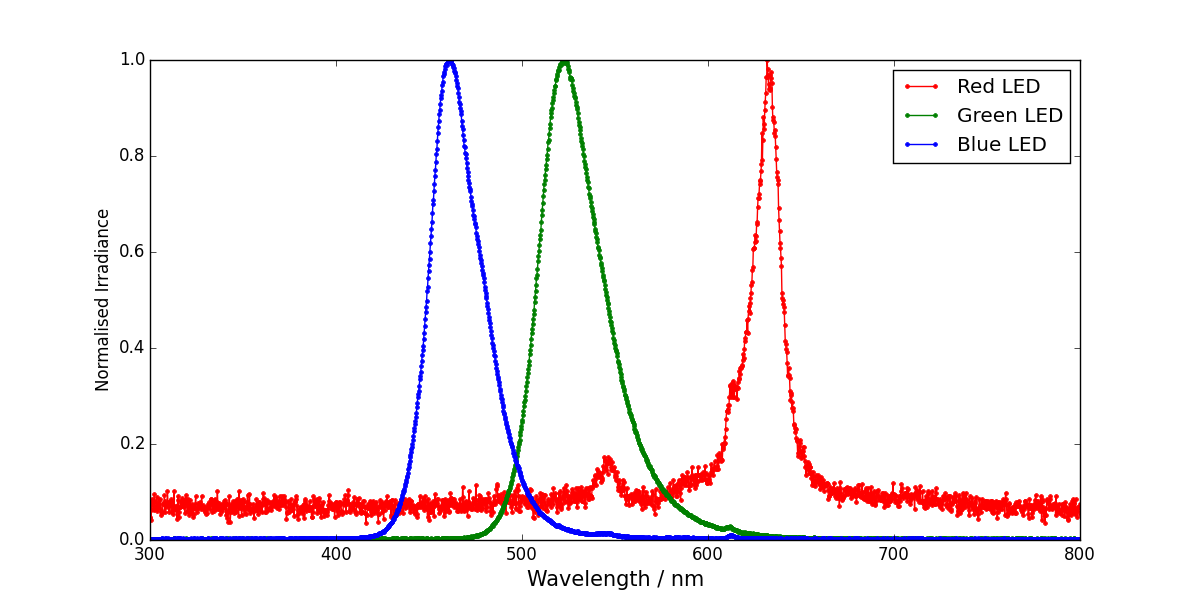

This chart was generated by the following Python code:
#!/usr/bin/python

import matplotlib.pyplot as plt

def upload(filename):
    data = []
    ifile=open(filename, 'rU')
    for line in ifile.readlines():
        line=line.strip()
        line=line.split(',')
        data.append(line)
    return data

R = upload('red_spectrum.txt')
G = upload('green_spectrum.txt')
B = upload('blue_spectrum.txt')

Rmax = max([float(i[1]) for i in R])
Gmax = max([float(i[1]) for i in G])
Bmax = max([float(i[1]) for i in B])

Rmin = min([float(i[1]) for i in R])
Gmin = min([float(i[1]) for i in G])
Bmin = min([float(i[1]) for i in B])

plt.figure(1, figsize=(12,6))
plt.plot([i[0] for i in R],[(float(i[1])-Rmin)/(Rmax-Rmin) for i in R], 'r.-', label='Red LED')
plt.plot([i[0] for i in G],[(float(i[1])-Gmin)/(Gmax-Gmin) for i in G], 'g.-', label='Green LED')
plt.plot([i[0] for i in B],[(float(i[1])-Bmin)/(Bmax-Bmin) for i in B], 'b.-', label='Blue LED')

plt.xlim(300, 800)
plt.ylabel('Normalised Irradiance')
plt.xlabel('Wavelength / nm',fontsize=15)
plt.legend(loc='best')
plt.savefig('plot.png')
    
